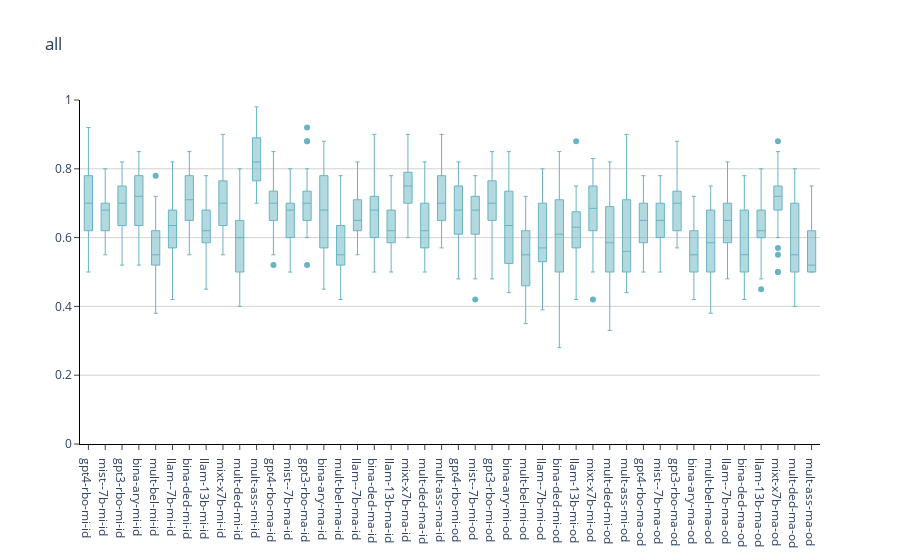

Notebook cell for this chart:
### Code cell
# Plots (boxes, aggregated by model (all values), keep aggregation separate): 
# """{"model": {"distribution": {"aggregation": {"warning": {"measure": [values over samples]}}}}}"""

fig = go.Figure()

combinations = [("id","minority"),("id","majority"),("ood","minority"),("ood","majority")]
means = {}

for distribution, aggregation in combinations:
    # aggregate values for all models across warning
    for model, model_scores in scores.items():
        name=f"{model[:4]}-{model[-3:]}-{aggregation[:2]}-{distribution[-2:]}"
        for warning in warning_plot_order:
            if warning == 'total':
                continue
            if distribution not in model_scores:
                print(f"{distribution} is not in {model}")
                continue
            y = model_scores[distribution][aggregation][warning]['accuracy']
            means.setdefault(distribution, {})\
                .setdefault(aggregation, {})\
                .setdefault(model, []).extend(y)


for distribution, aggregation in combinations:
    for model, y in means[distribution][aggregation].items():
        name=f"{model[:4]}-{model[-3:]}-{aggregation[:2]}-{distribution[-2:]}"    
        fig.add_trace(go.Box(x=[name]*len(y), 
                             y=y, 
                             name=f"{name}",
                             line_width=1,
                             marker_color='rgb(104,180,194, 1)'))
        
fig.update_layout(title_text=f"all", 
                plot_bgcolor='white',
                yaxis_range=[0.0,1], 
                showlegend=False,
                xaxis={'ticks': 'outside',
                        'showline': True,
                        "linecolor": 'black'},
                yaxis={
                        'ticks': 'outside',
                        'showline': True,
                        "linecolor": 'black',
                        "gridcolor": 'lightgrey'})
fig.write_image(output_dir / f"boxes.svg")
fig.show()
